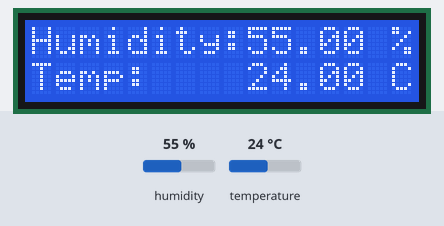
This sketch was run on a simulated Arduino Uno, built with avr-gcc and run on an emulated ATmega328P. On the bench: 16×2 character LCD. Inputs (shaded band) come from the test bench; at power-on: humidity 55 %, temperature 24 °C.

Above: at 2.2 s.
2.3 s: humidity set to 22 %
At 3.6 s:
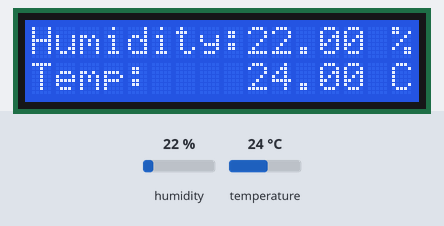
4.7 s: temperature set to 12 °C
At 5.6 s:
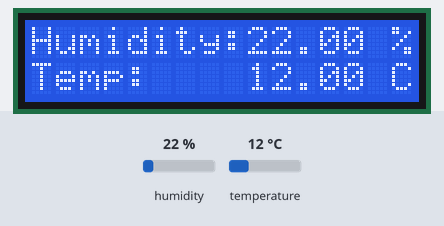
6.8 s: humidity set to 40 %
At 7.7 s:
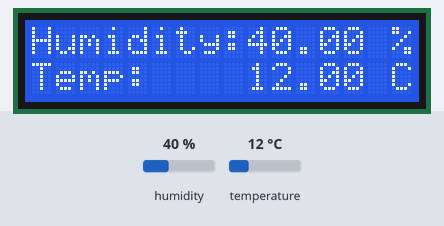
8.9 s: temperature set to 19 °C
At 11.0 s:
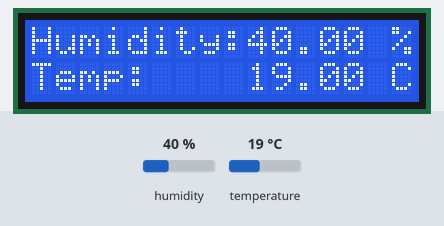
Timing chart, 0 to 12.0 s (numbered marks = the images above; inputs shaded):
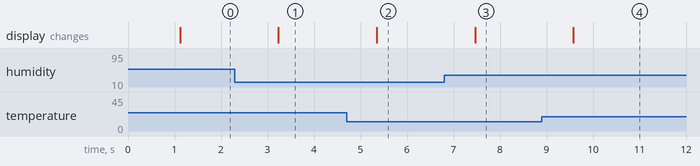

Measured:
- after the input at 2.3 s, the display: changes after 0.94 s (image 1)
- after the input at 4.7 s, the display: changes after 0.65 s (image 2)
- after the input at 6.8 s, the display: changes after 0.66 s (image 3)
- after the input at 8.9 s, the display: changes after 0.68 s (image 4)

The sketch:

dht11.ino
```cpp
//******************************************************************************
//DHT temperature & humidity with I2C LCD
//author: Microchips team
//This code is open source, you can use it as you wish in any of your projects :)
//IMPORTANT INFO:
//   - you have to install LCD I2C and DHT 11 library.
//   - I2C address of the LCD [File -> Examples -> Wire -> I2C scanner]
//******************************************************************************

#include <dht11.h>
#include <LiquidCrystal_I2C.h>
#include<Wire.h>

LiquidCrystal_I2C lcd(0x27, 2, 1, 0, 4, 5, 6, 7, 3, POSITIVE);

dht11 DHT11;
#define DHT11PIN 2

int ledpin = 6;

void setup()
{
     lcd.begin(16, 2);
     lcd.clear();
     digitalWrite(ledpin, HIGH);
     delay(1000);
}

void loop()
{
    int chk = DHT11.read(DHT11PIN);

    //print humidity
    lcd.setCursor(0, 0);
    lcd.print("Humidity:");
    lcd.print((float)DHT11.humidity, 2);// Print humidity value
    lcd.print(" % ");

    //print temperature
    lcd.setCursor(0, 1);
    lcd.print("Temp:    ");
    lcd.print((float)DHT11.temperature, 2);
    lcd.print(" C ");
    delay(1000);
}
```
